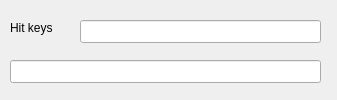
<?xml version="1.0" encoding="UTF-8"?>
<ui version="4.0">
 <class>qtestframe</class>
 <widget class="QWidget" name="qtestframe">
  <property name="geometry">
   <rect>
    <x>0</x>
    <y>0</y>
    <width>337</width>
    <height>100</height>
   </rect>
  </property>
  <property name="windowTitle">
   <string>Test Window</string>
  </property>
  <widget class="QLineEdit" name="lineEditKeystroke">
   <property name="geometry">
    <rect>
     <x>80</x>
     <y>20</y>
     <width>241</width>
     <height>23</height>
    </rect>
   </property>
  </widget>
  <widget class="QLineEdit" name="lineEditShowKey">
   <property name="geometry">
    <rect>
     <x>10</x>
     <y>60</y>
     <width>311</width>
     <height>23</height>
    </rect>
   </property>
  </widget>
  <widget class="QLabel" name="labelHitKeys">
   <property name="geometry">
    <rect>
     <x>10</x>
     <y>20</y>
     <width>61</width>
     <height>16</height>
    </rect>
   </property>
   <property name="text">
    <string>Hit keys</string>
   </property>
  </widget>
 </widget>
 <resources/>
 <connections/>
</ui>
